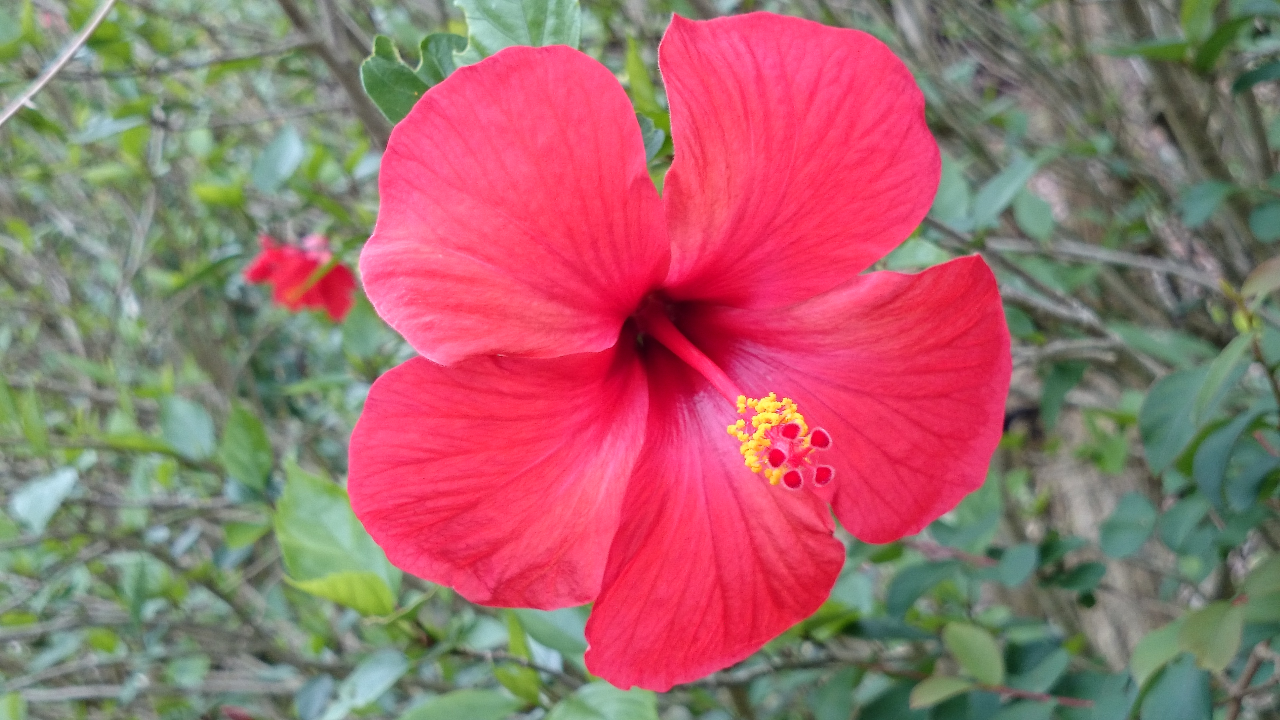
#> input picture data/hibiscus.jpg, 3840 x 2160 px, found by its file name (shown at 1/3 size)
$ jupyter execute --allow-errors hands-on_python.ipynb
#> lines starting #> are read from the running program, lines starting #| are printed output that depends on the picture
#> the sliders are set to m = 250
# Jupyter Notebook for Python

## A. Introduction

1. The default Runtime is "Python". Otherwise go to "Runtime" $\rightarrow$ "Change runtime type" and Choose "Python".

3. "Run" means
- Put the cursor on the cel and shift+enter on Jupyter Notebook
- Tap the circle near the upper left corner of the cell on Google Colab

## B. Run the following cell to read packages.

[cell 1]
import matplotlib.image as mpimg
import matplotlib.pyplot as plt
plt.rcParams["text.usetex"] = False
import math
import numpy as np
import csv
import pprint
import pandas as pd
import requests
import io
import cv2
import pywt
import imageio.v2 as imageio
import requests
from io import BytesIO
import ipywidgets as widgets
from ipywidgets import interact, FloatSlider
from ipywidgets import interact, IntSlider
from scipy.special import gammaln
from PIL import Image
from PIL import Image as PILImage
from IPython.display import Image as IPyImage, display
from IPython.display import Image, display
from matplotlib.animation import FuncAnimation, PillowWriter

## Topics
1. The Collatz conjecture
2. RGB images
3. RGB movies
4. Singular value decomposition and low rank approximation
5. Wavelet decomposition
6. Public data and visualization
7. Central limit theorem for the binomial distribution $B(n,p)$
8. Taylor series of $\sin{x}$
9. Fourier series of a step function and a sawtooth function
10. Weyl's equidistribution theorem

## 1. The Collatz conjecture

Generate a sequence $\{x[n]\}_{n=1}^\infty$ by the following process:
1. Given an arbitrary positive integer $m$, set $x[1]:=m$.
2. For $n=2,3,4,\dotsc$, if $x[n-1]:=1$, stop the process, otherwise

\begin{aligned}
  x[n]
& :=\dfrac{x[n-1]}{2}\quad (x[n-1]\ \text{is even}),
\\
  x[n]
& :=
  3x[n-1]+1\quad (x[n-1]\ \text{is odd}).
\end{aligned}

In 1937 Lothar Collatz introduce the following conjecture:

#### For any $m=1,2,3,\dotsc$, there exists $n_m=1,2,3,\dotsc$ such that $x[n_m]=1$.

See [this paper](https://doi.org/10.1080/00029890.1985.11971528) for instance. Here are some examples:

$1,
\quad
2\rightarrow1, \quad 3\rightarrow10\rightarrow5\rightarrow16\rightarrow8\rightarrow4\rightarrow2\rightarrow1,
\quad
4\rightarrow2\rightarrow1,
\quad\dotsc$

Barina verified the Collatz conjecture is true for all $m\leqq2^{68}$ using workstations. See [this paper](https://doi.org/10.1007/s11227-020-03368-x).

We examine this conjecture for $m=1,2,3,\dotsc,500$.

#### Run the following cell to create Collatz sequences for $x[1]=m=1,\dotsc,500$, and observe the behavior of each sequence.

[cell 2]
# upper bound of m
M=500;

def collatz_sequence(m=1):
#> called with m = 250
    x=np.ones(150, dtype=np.int64)
    N=np.ones(150, dtype=np.int64)
    for n in range(1,149):
        N[n]=n+1

    x[0]=int(m)
    for n in range(1,149):
        if x[n-1]==1:
            x[n]=x[n]
        elif x[n-1] % 2==0:
                    x[n]=int(x[n-1]/2)
        else: x[n]=3*x[n-1]+1

    fig, ax = plt.subplots(figsize=(7, 4))

    ax.scatter(N,x)
    ax.set_ylim(1, 2000)
    ax.set_title(f"Collatz sequence x[n] with x[1]={m}")
    ax.set_xlabel("n")
    ax.set_ylabel("x[n]")
    ax.set_xticks([0, 19, 39, 59, 79, 99, 119, 139], [1, 20, 40, 60, 80, 100, 120, 140])
    ax.grid(False)
    plt.show()

interact(collatz_sequence, m=(1,M,1));
#> (the call stopped at in collatz_sequence, `fig, ax = plt.subplots(figsize=(7, 4))`: IPython is not available in this run)

#### Run the following cell to plot the pairs of $(m,n_m)$ for $m=1,\dotsc,500$ in a scatter graph.

[cell 3]
def collatz(n):
    return n//2 if n % 2 == 0 else 3*n+1

def stopping_time(m):
#> called with m = 1
    steps = 0
    x = m
    while x > 1:
        x = collatz(x)
        steps += 1
    return steps

N = range(1, 501)
steps = [stopping_time(m) for m in N]
#> (the rest of this cell did not finish here and is left out)

## 2. RGB images
The data of an RGB image is a triplet of matrices of the same size. This is essentially a triplet of grayscale images of the same size. These three grayscale images, colored red, green, and blue, are then overlaid to form an RGB image.
#### Run the following cell to create three $m{\times}n=10\times15$ matrices $R,G,B$ by random numbers.

[cell 4]
# size of matrices
m, n = 10, 15

Z = np.zeros((m,n))
R = np.random.rand(m,n)
G = np.random.rand(m,n)
B = np.random.rand(m,n)
R

#### Run the following cell to colorize  $R,G,B$, and show red, green, blue and RGB images.

[cell 5]
imgR = np.dstack([R, Z, Z])
imgG = np.dstack([Z, G, Z])
imgB = np.dstack([Z, Z, B])
imgRGB = np.dstack([R, G, B])

# 2×2
#> (the rest of this cell did not finish here and is left out)

## 3. RGB movies
The data of an RGB movie is the finite number of triplets of matrices of the same size. This is essentially a sequence of RGB images of the same size.
#### Run the following cell to create 100 RGB images by random numbers and see the movie.

[cell 6]
# size of matrices
m, n = 10, 15
# length of the movie
l=100

rng = np.random.default_rng(0)
R = rng.integers(80, 256, size=(m, n, l)) / 255.0
G = rng.integers(80, 256, size=(m, n, l)) / 255.0
B = rng.integers(80, 256, size=(m, n, l)) / 255.0
Z = np.zeros((m, n), dtype=float)

# [6 lines left out: function frame_images, not called in this run]

#> (the rest of this cell did not finish here and is left out)

## 4. Singular value decomposition and low rank approximation
In general an $m{\times}n$ matrix $A=\begin{bmatrix}\vec{a}_1 & \dotsb & \vec{a}_n \end{bmatrix}$ has a specific nonnegative integer which is called as the rank of  $A$ defined by

$$r
:=
\operatorname{dim}\bigl(
\{
A\vec{x}
=
x_1\vec{a}_1+\dotsb+x_n\vec{a}_n
\ \vert \
\vec{x} \in \mathbb{R}^n
\}
\bigr).$$

It follows that $1 \leqq r \leqq \min\{m,n\}$ unless all the entries of $A$ are zero. It is known that there exist

$$\sigma_1 \geqq \dotsb \geqq \sigma_r>0,
\quad
\vec{u}_1,\dotsc,\vec{u}_r \in \mathbb{R}^m,
\quad
\vec{v}_1,\dotsc,\vec{v}_r \in \mathbb{R}^n$$

such that we have the **singular value decomposition**:

$$A=\sum_{j=1}^r\sigma_j\vec{u}_j\vec{v}_j^T.$$

Set

$$A_k:=\sum_{j=1}^k\sigma_j\vec{u}_j\vec{v}_j^T, \quad k=1,\dotsc,r.$$

It is known that the rank of $A_k$ is $k$ and closest to $A$ among all the $m{\times}n$ matrices of rank $k$, that is, $A_k$ is the best approximation of $A$ among all the $m{\times}n$ matrices of rank $k$.

We compute a $432\times768\times3$ RGB image of a hibiscus. All the R, G, B matrices are of rank $432$.

#### Run the following cell to see the movie of the best low rank approximation for $r=1,\dotsc,60$.

[cell 7]
url = "https://raw.githubusercontent.com/fiomfd/hands-on/refs/heads/main/data/hibiscus.jpg"
response = requests.get(url)
I = PILImage.open(BytesIO(response.content))
#> I is the input picture: PIL image 3840x2160 RGB; mean R, G, B 159.7, 107.1, 108.4

new_size = (I.width // 5, I.height // 5)
#> new_size = (768, 432)
X = I.resize(new_size, resample=PILImage.BICUBIC)
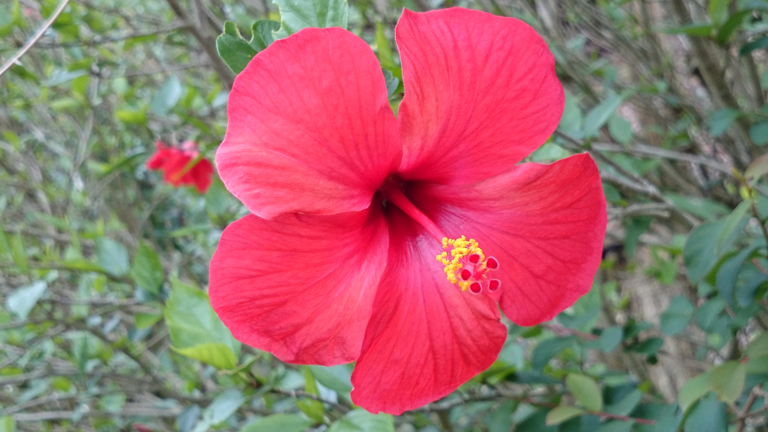
#> X: PIL image 768x432 RGB; mean R, G, B 159.6, 107.1, 108.4
X = np.asarray(X, dtype=float) / 255.0
#> X: shape (432, 768, 3) float64
p, q = X.shape[:2]
#> p = 432; q = 768
R = X[:, :, 0]
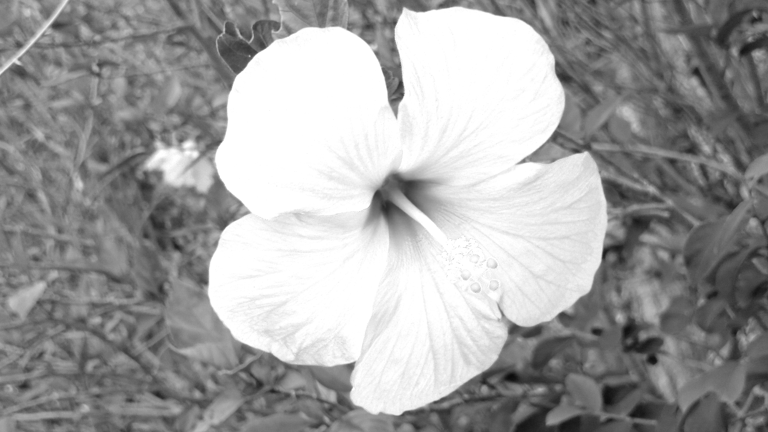
#> R: shape (432, 768) float64; min 0.0431, max 1, mean 0.626
G = X[:, :, 1]
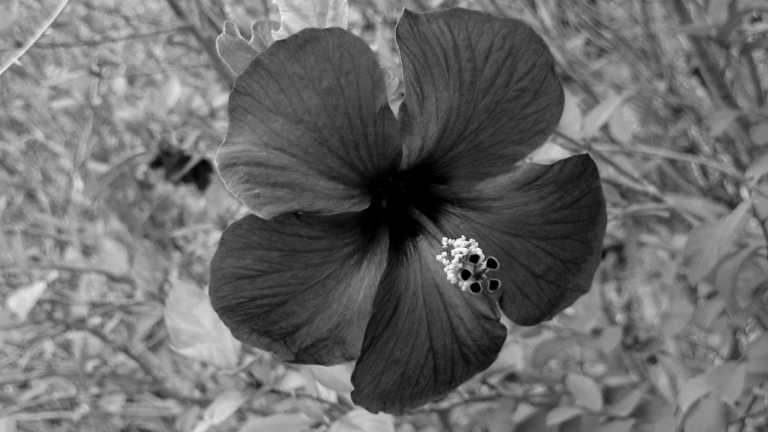
#> G: shape (432, 768) float64; min 0, max 0.98, mean 0.42
B = X[:, :, 2]
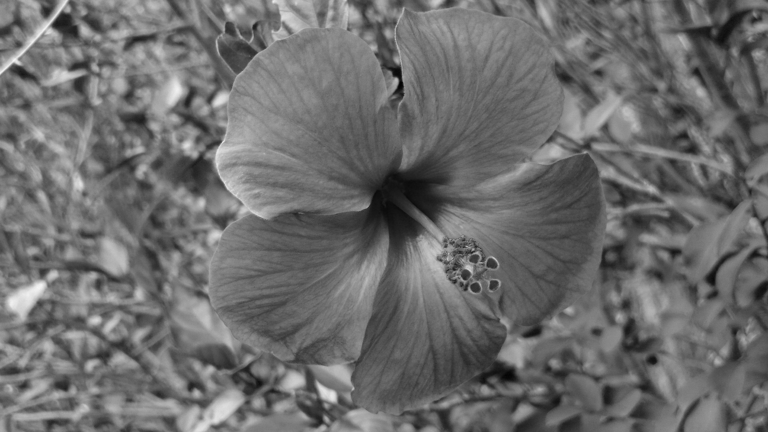
#> B: shape (432, 768) float64; min 0.0118, max 0.961, mean 0.425

def svd3(A):
    U, S, VT = np.linalg.svd(A, full_matrices=False)   # A ≈ U @ diag(S) @ VT
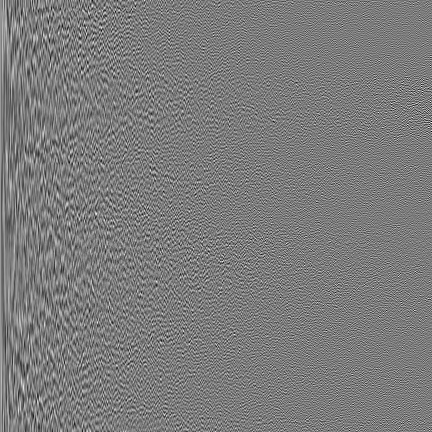
#> U: shape (432, 432) float64; min -0.216, max 0.228, mean 0.000133; drawn with min black and max white
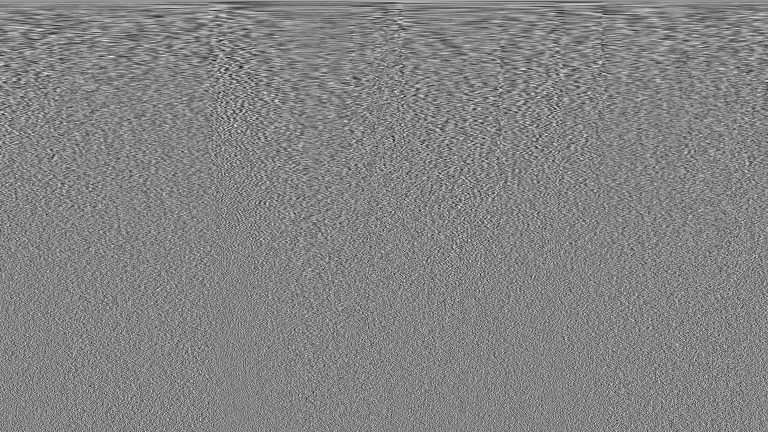
#> VT: shape (432, 768) float64; min -0.185, max 0.172, mean 0.000113; drawn with min black and max white
#> S = 432 values, max 382.2 at index 0, min 0.0379 at index 431, mean 2.27
    return U, S, VT

RU, RS, RVT = svd3(R)
#> RS has the same summary as S in svd3
GU, GS, GVT = svd3(G)
#> in svd3 (call 2), `U, S, VT = np.linalg.svd(A, full_matrices=False)`:
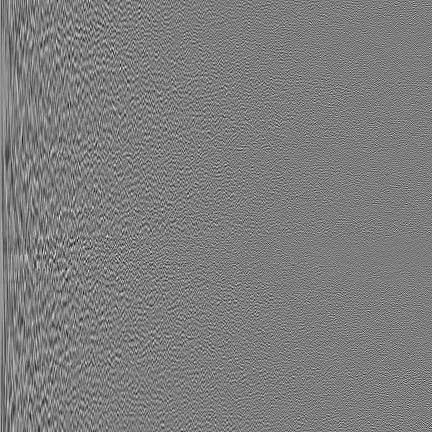
#> U: shape (432, 432) float64; min -0.236, max 0.242, mean 0.000112; drawn with min black and max white
#> in svd3 (call 2), `U, S, VT = np.linalg.svd(A, full_matrices=False)`:
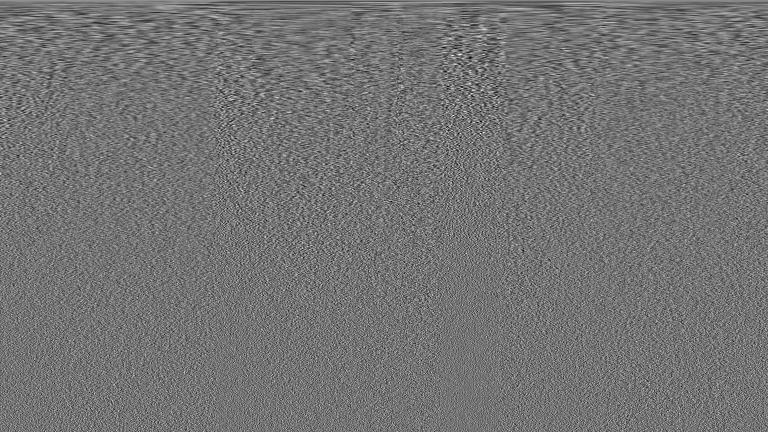
#> VT: shape (432, 768) float64; min -0.186, max 0.222, mean 4.8e-05; drawn with min black and max white
#> in svd3 (call 2), `U, S, VT = np.linalg.svd(A, full_matrices=False)`: S = 432 values, max 251.7 at index 0, min 0.0435 at index 431, mean 1.91
#> GS has the same summary as S in svd3
BU, BS, BVT = svd3(B)
#> in svd3 (call 3), `U, S, VT = np.linalg.svd(A, full_matrices=False)`:
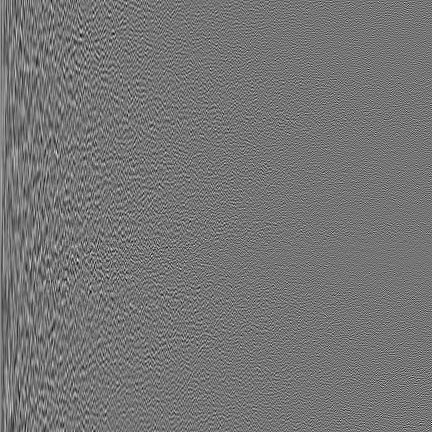
#> U: shape (432, 432) float64; min -0.222, max 0.26, mean 0.000112; drawn with min black and max white
#> in svd3 (call 3), `U, S, VT = np.linalg.svd(A, full_matrices=False)`:
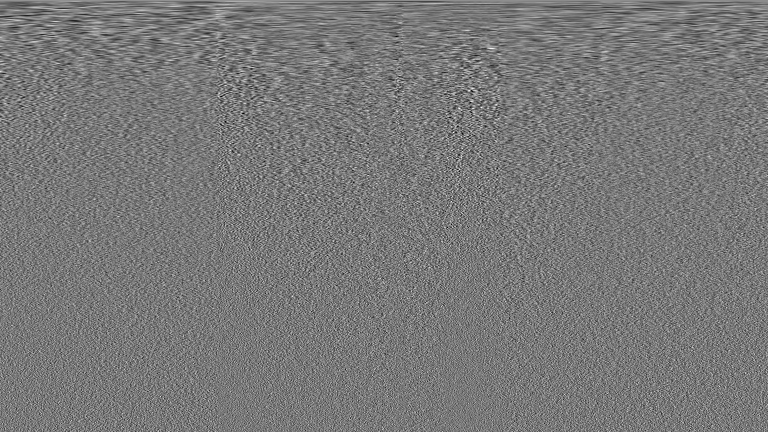
#> VT: shape (432, 768) float64; min -0.191, max 0.212, mean 7.97e-05; drawn with min black and max white
#> in svd3 (call 3), `U, S, VT = np.linalg.svd(A, full_matrices=False)`: S = 432 values, max 246.7 at index 0, min 0.0445 at index 431, mean 1.88
#> BS has the same summary as S in svd3

rank = 100
rank = min(rank, min(p, q))
#> rank = 100

DR = np.zeros((p, q, rank), dtype=float)
DG = np.zeros((p, q, rank), dtype=float)
DB = np.zeros((p, q, rank), dtype=float)

for k in range(1, rank + 1):
    DR[:, :, k-1] = (RU[:, :k] * RS[:k]) @ RVT[:k, :]
    DG[:, :, k-1] = (GU[:, :k] * GS[:k]) @ GVT[:k, :]
    DB[:, :, k-1] = (BU[:, :k] * BS[:k]) @ BVT[:k, :]

p, q = R.shape
rank = DR.shape[2]

T = rank + 16
#> T = 116
Y = np.zeros((T, p, q, 3), float)

Y[0:4, :, :, 0] = R
Y[0:4, :, :, 1] = G
Y[0:4, :, :, 2] = B

Y[8:8+rank, :, :, 0] = np.transpose(DR, (2, 0, 1))
Y[8:8+rank, :, :, 1] = np.transpose(DG, (2, 0, 1))
Y[8:8+rank, :, :, 2] = np.transpose(DB, (2, 0, 1))

Y[rank+12:rank+16, :, :, 0] = R
Y[rank+12:rank+16, :, :, 1] = G
Y[rank+12:rank+16, :, :, 2] = B

#> (the rest of this cell did not finish here and is left out)

## 5. Wavelet decomposition

The discrete wavelet is a pair of orthonomal two vectors $\vec{u}$ and $\vec{v}$ satisfying some condition, and the most typical example of the discrete wavelets is the Haar wavelet. They are very simple vectors:

$$\vec{u}
=
\frac{1}{\sqrt{2}}
\begin{bmatrix}
1
\\
1
\\
0
\\
\vdots
\\
0
\end{bmatrix},
\quad
\vec{v}
=
\frac{1}{\sqrt{2}}
\begin{bmatrix}
1
\\
-1
\\
0
\\
\vdots
\\
0
\end{bmatrix}
\in\mathbb{R}^{N},$$

Roughly speaking the discrete wavelet transform by the Haar wavelet is to take averages of neighboring elements. The elements of a vector are transformed  to the average of neighboring two elements, and the elements of a matrix are converted to the average of neighboring 2 by 2 elements. The following examples show the outcomes of repeating the discere wavelet tranform twice:

$$\vec{a}_0
=
\begin{bmatrix}
1 \\ 3 \\ 5 \\ 7
\end{bmatrix}
\mapsto
\vec{a}_1
=
\begin{bmatrix}
2 \\ 2 \\ 6 \\ 6
\end{bmatrix}
\mapsto
\vec{a}_2
=
\begin{bmatrix}
4 \\ 4 \\ 4 \\ 4
\end{bmatrix}$$

$$A_0
=
\begin{bmatrix}
0 & 2 & 4 & 6
\\
8 & 10 & 12 & 14
\\
16 & 18 & 20 & 22
\\
24 & 26 & 28 & 30
\end{bmatrix}
\mapsto
A_1
=
\begin{bmatrix}
5 & 5 & 9 & 9
\\
5 & 5 & 9 & 9
\\
21 & 21 & 25 & 25
\\
21 & 21 & 25 & 25
\end{bmatrix}
\mapsto
A_2
=
\begin{bmatrix}
15 & 15 & 15 & 15
\\
15 & 15 & 15 & 15
\\
15 & 15 & 15 & 15
\\
15 & 15 & 15 & 15
\end{bmatrix}.$$

The output such as $\vec{a}_\ell$ and $A_\ell$ of $\ell$ times operations is said to be the approximation part of level $\ell$, and the remainder term such as $\vec{a}_0-\vec{a}_\ell$ and $A_0-A_\ell$ is called the detail part of level $\ell$. In terms of Fourier analysis, the approximation part is the low frequency part, and the detail part is the high frequency part and is similar to the edge detection.

We observe the wavelet decomposition of the $384\times512$ RGB image of fried noodle using the Haar wavelet. We can get the wavelet decomposition up to level $7$ since $384=2^7\times3$ and $512=2^9$.

#### Run the following cell to implement the wavelet decomposition.

[cell 8]
url2 = "https://raw.githubusercontent.com/fiomfd/hands-on/refs/heads/main/data/CityU.jpg"
#> (the rest of this cell did not finish here and is left out)

## 6. Public data and visualization

Let $\vec{x}=\bigl[x[1],\dotsc,x[N]\bigl]^T\in\mathbb{R}^N$ be an $N$-dimensional real column vector. This can describes data such as $x[i]$ means the highest temperature of the $i$-th day for $i=1,\dotsc,N$. One can exploit some information such as the average $m$ and the variance $\sigma^2$:

$$m:=\frac{1}{N}\sum_{i=1}^Nx[i],
\quad
\sigma^2:=\frac{1}{N}\sum_{i=1}^N(x[i]-m)^2.$$

In what follows Julia downloads open data, and visualizes information taking averages, maximums and minimums. More concretely Julia downloads
- the daily maximum tenperature
- the daily minimum tenpereture
- the daily mean tenperature
of 1884-present at the Hong Kong Observatory. The starting dates of  the theree data are not same, and so we make use of data of 140 years of 1885-2024. The Hong Kong Observatory dataset has no daily temperature records from 1 Jan 1940 to 31 Dec 1946, due to the disruption of WWII and the Japanese occupation. This 7-year gap means that analyses requiring continuous daily data over multiple years will be affected if these years are included. To ensure consistency, we restrict the analysis period to 1 Jan 1947 – 31 Dec 2025.

#### Run the following cell to donwload the public data and show the table.

[cell 9]
urlmax = 'https://data.weather.gov.hk/weatherAPI/opendata/opendata.php?dataType=CLMMAXT&rformat=csv&station=HKO'
namemax = 'HK_Maximun_Temperature.csv'

#> (the rest of this cell did not finish here and is left out)

#### Run the following cell to draw the line graphs of Annual maximum, average, and minimum temperatures.
Over the long term, temperatures are rising slowly.

[cell 10]
numcols = ["Maximum", "Average", "Minimum"]
#> (the rest of this cell did not finish here and is left out)

#### Run the following cell to create a movie showing the monthy maximum, average, and minmum temperatures in each year between 1947 and 2024.

#> (a cell that did not finish here is left out)

## 7. Central limit theorem for the binomial distribution $B(n,p)$
Let $n$ be a positive integer, and let $p$ be a constant satisfying $0 < p < 1$.
Denote by $B(n,p)$ the the binomial distribution of $n$ iid experiments $X_1,\dotsc,X_n$ with probability $p$, that is, a discrete probability distribution on $\{0,1,\dotsc,n\}$ such that

$$\operatorname{P}(S_n=k)=\frac{n!}{k!(n-k)!}p^k(1-p)^{n-k},
\quad
k=0,1,\dotsc,n,$$

where $S_n:=X_1+\dotsb+X_n$.

It is well-known that for any $a,b\in\mathbb{R}$ with $a<b$,

$$\operatorname{P}
\left(
a \leqq \frac{S_n-pn}{\sqrt{np(1-p)}} \leqq b
\right)
\rightarrow
\frac{1}{\sqrt{2\pi}}
\int_a^be^{-x^2/2}dx
\quad
(n \rightarrow \infty),$$

which is a typical example of the central limit theorem.

#### Run the following cell to see the central limit theorem.

[cell 12]
def central_limit(p=0.5,n=1):
    x = np.linspace(-3, 3, 1201)
    f = np.exp(-x**2/2)/math.sqrt(2*math.pi)
    q=math.floor(10*p)/10

    sigma = np.sqrt(n * p * (1 - p))
    off   = max(100, n)
    z2 = np.zeros(n + 2*off, dtype=float)
    l = np.arange(n + 1, dtype=int)
    logpmf = (
        gammaln(n + 1) - gammaln(l + 1) - gammaln(n - l + 1)
        + l * np.log(p) + (n - l) * np.log1p(-p)
        + np.log(sigma)
    )
    z2[off + l] = np.exp(logpmf)
    z1  = np.zeros(len(x), dtype=float)
    c1  = (len(x) - 1) // 2
    idx = np.arange(c1)
    Lr = np.floor(n*p + (idx/200.0)*sigma).astype(int)
    Ll = np.floor(n*p - (idx/200.0)*sigma).astype(int)
    right_idx = c1 + np.arange(1, c1 + 1)
    left_idx  = c1 - np.arange(1, c1 + 1)
    z1[right_idx] = z2[off + 1 + Lr]
    z1[left_idx]  = z2[off + Ll]
    assert not (np.isnan(z2).any() or np.isnan(z1).any())

    plt.title(f"B(n,p) --> N(0,1), p={q}, n={n}")
    plt.plot(x, f, label="N(0,1)")
    plt.fill_between(x, z1, step="mid", alpha=0.5, color="C1")
    plt.step(x, z1, where='post', label="B(n,p)")
    plt.xlim(-3, 3)
    plt.ylim(0, 0.45)
    plt.xticks([-2, -1, 0, 1, 2])
    plt.yticks([0,1/math.sqrt(2*math.pi)],[0,"1/√2π"])
    plt.grid(False)
    plt.legend()
    plt.show()

interact(central_limit, p=(0.1, 0.9, 0.1), n=(1, 2400));
#> the sliders are set to p = 0.5, n = 1200
